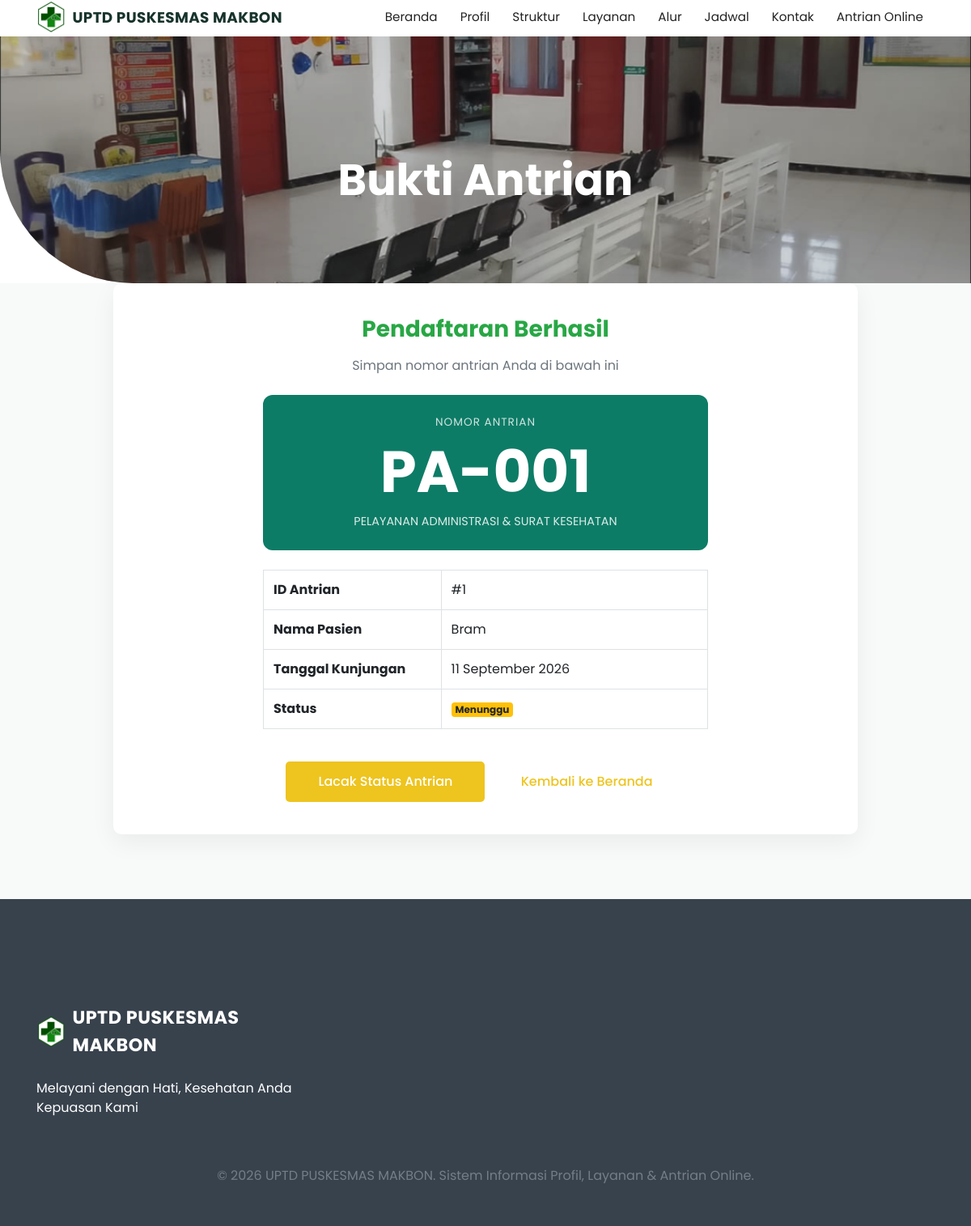
The page /antrian_sukses.php?id=1 on the database its author committed.
### tables this page shows
CREATE TABLE `profil_puskesmas` (
  `id_profil` int NOT NULL,
  `nama_puskesmas` varchar(150) NOT NULL,
  `deskripsi_beranda` text,
  `visi` text,
  `misi` text,
  `sejarah` text,
  `alamat` text,
  `kontak` varchar(100) DEFAULT NULL,
  `email` varchar(100) DEFAULT NULL,
  `jam_operasional` varchar(150) DEFAULT NULL,
  `qr_bpjs` varchar(255) DEFAULT NULL
);

CREATE TABLE `antrian_online` (
  `id_antrian` int NOT NULL,
  `nama_pasien` varchar(100) NOT NULL,
  `no_hp` varchar(20) DEFAULT NULL,
  `alamat` text,
  `id_layanan` int DEFAULT NULL,
  `layanan` varchar(100) DEFAULT NULL,
  `tanggal_antrian` date NOT NULL,
  `nomor_antrian` int NOT NULL,
  `status` enum('Menunggu','Diproses','Selesai','Dibatalkan') NOT NULL DEFAULT 'Menunggu',
  `id_petugas` int DEFAULT NULL,
  `created_at` timestamp NULL DEFAULT CURRENT_TIMESTAMP
);

### antrian_sukses.php (the view, shortened to what this page needs)
<?php
$base = '';
$page_title = 'Bukti Antrian';
require_once __DIR__ . '/includes/header.php';
$id = (int)($_GET['id'] ?? 0);
$stmt = $pdo->prepare("SELECT * FROM antrian_online WHERE id_antrian = ?");
$stmt->execute([$id]);
$data = $stmt->fetch();
?>
<div class="row justify-content-center">
    <div class="col-lg-8 text-center">
        <h3 class="text-success mb-3">Pendaftaran Berhasil</h3>
        <p class="text-muted mb-4">Simpan nomor antrian Anda di bawah ini</p>
        <div class="p-4 mb-4" style="background:#0d7c66; color:#fff; border-radius:12px;">
            <div class="text-uppercase mb-2" style="font-size:0.85rem; letter-spacing:1px; opacity:0.8;">Nomor Antrian</div>
            <div class="display-3 font-weight-bold mb-2"><?= format_nomor_antrian($data['nomor_antrian'], $data['layanan']) ?></div>
            <div style="font-size:0.9rem; opacity:0.85;"><?= clean($data['layanan']) ?></div>
        </div>
        <div class="table-responsive">
            <table class="table table-bordered text-left">
                <tr><th width="40%">ID Antrian</th><td>#<?= clean($data['id_antrian']) ?></td></tr>
                <tr><th>Nama Pasien</th><td><?= clean($data['nama_pasien']) ?></td></tr>
                <tr><th>Tanggal Kunjungan</th><td><?= tanggal_indo($data['tanggal_antrian']) ?></td></tr>
                <tr><th>Status</th><td><?= badge_status($data['status']) ?></td></tr>
            </table>
        </div>
        <div class="mt-4">
            <a href="tracking.php?id_antrian=<?= $data['id_antrian'] ?>" class="main-btn me-2">Lacak Status Antrian</a>
            <a href="index.php" class="main-btn main-btn-2">Kembali ke Beranda</a>
        </div>
    </div>
</div>
<?php require_once __DIR__ . '/includes/footer.php'; ?>

### includes/header.php (shortened to what this page needs)
<?php
require_once __DIR__ . '/functions.php';
require_once __DIR__ . '/../config/database.php';
$stmt = $pdo->query("SELECT * FROM profil_puskesmas LIMIT 1");
$profil = $stmt->fetch() ?: [];
$nama_puskesmas = $profil['nama_puskesmas'] ?? 'Puskesmas Makbon';
$base = $base ?? '';
?>
<!doctype html>
<html class="no-js" lang="id">
<head>
    <link rel="stylesheet" href="<?= $base ?>assets/traveland/css/animate.css">
    <link rel="stylesheet" href="<?= $base ?>assets/traveland/css/nice-select.css">
    <link rel="stylesheet" href="<?= $base ?>assets/traveland/css/LineIcons.2.0.css">
    <link rel="stylesheet" href="<?= $base ?>assets/traveland/css/bootstrap.4.5.2.min.css">
    <link rel="stylesheet" href="<?= $base ?>assets/traveland/css/default.css">
    <link rel="stylesheet" href="<?= $base ?>assets/traveland/css/style.css">
</head>
<body>
    <section class="header_area">
        <div class="header_navbar">
            <div class="container">
                <div class="row">
                    <div class="col-lg-12">
                        <nav class="navbar navbar-expand-lg">
                            <a class="navbar-brand navbar-brand-text d-flex align-items-center" href="<?= $base ?>index.php">
                                <img src="<?= $base ?>assets/img/logo.png?v=<?= time() ?>" alt="Logo" style="height: 50px; margin-right: 10px;">
                                <span><?= clean($nama_puskesmas) ?></span>
                            </a>
                            <div class="collapse navbar-collapse sub-menu-bar" id="navbarSupportedContent">
                                <ul id="nav" class="navbar-nav ml-auto">
                                    <li class="nav-item <?= (isset($page_title) && strpos($page_title, 'Beranda') !== false) ? 'active' : '' ?>"><a href="<?= $base ?>index.php">Beranda</a></li>
                                    <li class="nav-item <?= (isset($page_title) && strpos($page_title, 'Profil') !== false) ? 'active' : '' ?>"><a href="<?= $base ?>profil.php">Profil</a></li>
                                    <li class="nav-item <?= (isset($page_title) && strpos($page_title, 'Struktur') !== false) ? 'active' : '' ?>"><a href="<?= $base ?>struktur.php">Struktur</a></li>
                                    <li class="nav-item <?= (isset($page_title) && strpos($page_title, 'Layanan') !== false) ? 'active' : '' ?>"><a href="<?= $base ?>layanan.php">Layanan</a></li>
                                    <li class="nav-item <?= (isset($page_title) && strpos($page_title, 'Alur') !== false) ? 'active' : '' ?>"><a href="<?= $base ?>alur.php">Alur</a></li>
                                    <li class="nav-item <?= (isset($page_title) && strpos($page_title, 'Jadwal') !== false) ? 'active' : '' ?>"><a href="<?= $base ?>jadwal.php">Jadwal</a></li>
                                    <li class="nav-item <?= (isset($page_title) && strpos($page_title, 'Kontak') !== false) ? 'active' : '' ?>"><a href="<?= $base ?>kontak.php">Kontak</a></li>
                                    <li class="nav-item <?= (isset($page_title) && strpos($page_title, 'Tracking') !== false || isset($page_title) && strpos($page_title, 'Cek') !== false) ? 'active' : '' ?>"><a href="<?= $base ?>tracking.php">Antrian Online</a></li>
                                    </div>
                            </div>
                    </div>
                </div>
            </div>
        <?php if (!isset($page_title) || $page_title !== 'Beranda'): ?>
        <div class="header_slider header_slider_mini">
            <div class="single_slider bg_cover d-flex align-items-center" style="background-image: url(<?= $base ?>assets/img/lobby.png); height:100%;">
                <div class="container">
                    <div class="row">
                        <div class="col-lg-12">
                            <div class="slider_content text-center">
                                <h2 class="slider_title wow fadeInUp" data-wow-duration="1.3s" data-wow-delay="0.2s"><?= clean($page_title ?? 'Puskesmas Makbon') ?></h2>
                            </div>
                        </div>
                    </div>
                </div>
            </div>
        </div>
        <?php endif; ?>
    </section>
    <?php if (!isset($use_card_wrapper) || $use_card_wrapper === true): ?>
    <section class="main-content-section pb-120">
        <div class="container">
            <div class="row justify-content-center">
                <div class="col-lg-10">
                    <div class="content-card wow fadeInUp" data-wow-duration="1.3s" data-wow-delay="0.4s">
    <?php endif; ?>

### includes/functions.php (shortened to what this page needs)
<?php
function clean($str)
{
    return htmlspecialchars(trim($str ?? ''), ENT_QUOTES, 'UTF-8');
}
function tanggal_indo($tanggal)
{
    $bulan = [
        1 => 'Januari', 2 => 'Februari', 3 => 'Maret', 4 => 'April',
        5 => 'Mei', 6 => 'Juni', 7 => 'Juli', 8 => 'Agustus',
        9 => 'September', 10 => 'Oktober', 11 => 'November', 12 => 'Desember'
    ];
    $ts = strtotime($tanggal);
    return date('d', $ts) . ' ' . $bulan[(int)date('n', $ts)] . ' ' . date('Y', $ts);
}
function badge_status($status)
{
    $map = [
        'Menunggu'   => 'badge-warning',
        'Diproses'   => 'badge-info',
        'Selesai'    => 'badge-success',
        'Dibatalkan' => 'badge-danger',
    ];
    $class = $map[$status] ?? 'badge-secondary';
    return "<span class='badge {$class}'>" . clean($status) . "</span>";
}
function format_nomor_antrian($nomor, $layanan)
{
    $words = explode(' ', str_replace(['&', '-'], '', strtoupper($layanan)));
    $prefix = '';
    foreach ($words as $w) {
        if (trim($w) !== '') {
            $prefix .= $w[0];
        }
        if (strlen($prefix) >= 2) break;
    }
    return $prefix . '-' . str_pad($nomor, 3, '0', STR_PAD_LEFT);
}

### includes/footer.php (shortened to what this page needs)
<?php if (!isset($use_card_wrapper) || $use_card_wrapper === true): ?>
                    </div>
                </div>
            </div>
        </div>
    </section>
    <?php endif; ?>
    <section id="footer" class="footer_area">
        <div class="footer_widget pt-80 pb-50">
            <div class="container">
                <div class="row">
                    <div class="col-lg-4 col-md-6 order-md-1 order-lg-1">
                        <div class="footer_about mt-50">
                            <a href="<?= $base ?? '' ?>index.php" class="navbar-brand-text d-flex align-items-center" style="display:inline-flex;margin-bottom:14px; color:#fff; font-size:1.4rem; font-weight:700;">
                                <img src="<?= $base ?? '' ?>assets/img/logo.png?v=<?= time() ?>" alt="Logo" style="height: 50px; margin-right: 10px;">
                                <span style="color:#fff;"><?= clean($nama_puskesmas) ?></span>
                            </a>
                            <p><?= clean($profil['deskripsi_beranda'] ?? 'Melayani kesehatan masyarakat dengan cepat, ramah, dan terpercaya.') ?></p>
                        </div>
                    </div>
                </div>
            </div>
            <p class="text-center mt-60">&copy; <?= date('Y') ?> <?= clean($nama_puskesmas) ?>. Sistem Informasi Profil, Layanan & Antrian Online.</p>
        </div>
    </section>
</body>
</html>

### assets/traveland/css/default.css (style rules this page uses)
.mt-50 { margin-top: 50px; }
.mt-60 { margin-top: 60px; }
.pt-80 { padding-top: 80px; }
.pb-50 { padding-bottom: 50px; }
.pb-120 { padding-bottom: 120px; }

### assets/traveland/css/style.css (style rules this page uses)
body { font-family: "Poppins", sans-serif; font-weight: normal; font-style: normal; color: #747E88; }
* { margin: 0; padding: 0; -webkit-box-sizing: border-box; box-sizing: border-box; }
img { max-width: 100%; }
a { color: #EEC41E; }
i, span, a { display: inline-block; }
audio, canvas, iframe, img, svg, video { vertical-align: middle; }
h1, h2, h3, h4, h5, h6 { font-family: "Poppins", sans-serif; font-weight: 700; color: #38424D; margin: 0px; }
h2 { font-size: 36px; }
h3 { font-size: 28px; }
ul, ol { margin: 0px; padding: 0px; list-style-type: none; }
p { font-size: 16px; font-weight: 400; line-height: 24px; color: #747E88; margin: 0px; }
.bg_cover { background-position: center center; background-size: cover; background-repeat: no-repeat; width: 100%; height: 100%; }
.main-btn { display: inline-block; font-weight: 500; text-align: center; white-space: nowrap; vertical-align: middle; -webkit-user-select: none; -moz-user-select: none; -ms-user-select: none; user-select: none; border: 0; padding: 0 40px; font-size: 16px; height: 50px; line-height: 50px; border-radius: 5px; color: #fff; cursor: pointer; z-index: 5; -webkit-transition: all 0.4s ease-out 0s; transition: all 0.4s ease-out 0s; background-color: #EEC41E; }
.main-btn.main-btn-2 { background-color: #fff; color: #EEC41E; border-color: #EEC41E; }
.header_navbar { position: absolute; top: 0; left: 0; width: 100%; z-index: 99; -webkit-transition: all 0.3s ease-out 0s; transition: all 0.3s ease-out 0s; border-bottom: 2px solid rgba(255, 255, 255, 0.21); }
.navbar { padding: 0; border-radius: 5px; position: relative; -webkit-transition: all 0.3s ease-out 0s; transition: all 0.3s ease-out 0s; }
.navbar-brand { padding: 0; }
.navbar-nav .nav-item { position: relative; }
.navbar-nav .nav-item a { font-size: 16px; font-weight: 400; color: #fff; -webkit-transition: all 0.3s ease-out 0s; transition: all 0.3s ease-out 0s; padding: 30px 15px; position: relative; }
.navbar-nav .nav-item a::before { position: absolute; content: ''; bottom: -2px; left: 0; width: 0; height: 3px; background-color: #EEC41E; -webkit-transition: all 0.3s ease-out 0s; transition: all 0.3s ease-out 0s; }
.single_slider { height: 800px; position: relative; overflow: hidden; border-bottom-left-radius: 165px; }
.single_slider::before { position: absolute; content: ''; background-color: rgba(56, 66, 77, 0.24); width: 100%; height: 100%; left: 0; top: 0; }
.slider_content { padding-top: 80px; }
.slider_content .slider_title { font-size: 54px; color: #fff; margin-top: 15px; }
.footer_area { background-color: #38424D; }
.footer_about p { color: #fff; margin-top: 25px; }

### includes/header.php (style rules this page uses)
.header_navbar { background-color: #fff !important; box-shadow: 0px 20px 50px 0px rgba(0, 0, 0, 0.05) !important; position: fixed !important; }
.navbar-brand-text { font-size: 1.3rem; font-weight: 700; color: #17332c !important; letter-spacing: .02em; }
.header_navbar .navbar-brand-text { color: #17332c !important; }
.navbar-nav .nav-item a { color: #222 !important; }
@media (min-width: 992px) { .navbar-nav .nav-item a { padding: 10px 14px !important; font-size: 0.95rem !important; } }
@media (min-width: 992px) { .navbar-brand-text { font-size: 1.15rem; } }
@media (min-width: 992px) { .navbar-brand-text img { height: 40px !important; margin-right: 8px !important; } }
.header_slider_mini { height: 350px; position: relative; z-index: 1; }
.main-content-section { padding: 80px 0; background: #f7faf9; min-height: 50vh; }
.content-card { background: #fff; border-radius: 10px; padding: 40px; box-shadow: 0 10px 30px rgba(0,0,0,.06); margin-top: -80px; position: relative; z-index: 9; }

### rows shown on the page
profil_puskesmas: nama_puskesmas "UPTD PUSKESMAS MAKBON", deskripsi_beranda "Melayani dengan Hati, Kesehatan Anda Kepuasan Kami"
antrian_online: format_nomor_antrian($data['nomor_antrian'], $data['layanan']) "PA-001", layanan "PELAYANAN ADMINISTRASI & SURAT KESEHATAN", id_antrian "1", nama_pasien "Bram", tanggal_antrian "11 September 2026", status "Menunggu"

### other values the page prints
$page_title "Bukti Antrian"
